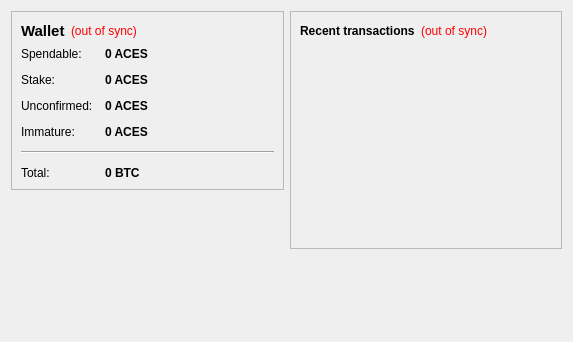
<?xml version="1.0" encoding="UTF-8"?>
<ui version="4.0">
 <class>OverviewPage</class>
 <widget class="QWidget" name="OverviewPage">
  <property name="geometry">
   <rect>
    <x>0</x>
    <y>0</y>
    <width>573</width>
    <height>342</height>
   </rect>
  </property>
  <property name="windowTitle">
   <string>Form</string>
  </property>
  <layout class="QHBoxLayout" name="horizontalLayout" stretch="1,1">
   <item>
    <layout class="QVBoxLayout" name="verticalLayout_2">
     <item>
      <widget class="QFrame" name="frame">
       <property name="frameShape">
        <enum>QFrame::StyledPanel</enum>
       </property>
       <property name="frameShadow">
        <enum>QFrame::Raised</enum>
       </property>
       <layout class="QVBoxLayout" name="verticalLayout_4">
        <item>
         <layout class="QHBoxLayout" name="horizontalLayout_4">
          <item>
           <widget class="QLabel" name="label_5">
            <property name="font">
             <font>
              <pointsize>11</pointsize>
              <weight>75</weight>
              <bold>true</bold>
             </font>
            </property>
            <property name="text">
             <string>Wallet</string>
            </property>
           </widget>
          </item>
          <item>
           <widget class="QLabel" name="labelWalletStatus">
            <property name="toolTip">
             <string>The displayed information may be out of date. Your wallet automatically synchronizes with the AcesCoin network after a connection is established, but this process has not completed yet.</string>
            </property>
            <property name="styleSheet">
             <string notr="true">QLabel { color: red; }</string>
            </property>
            <property name="text">
             <string notr="true">(out of sync)</string>
            </property>
            <property name="alignment">
             <set>Qt::AlignLeading|Qt::AlignLeft|Qt::AlignVCenter</set>
            </property>
           </widget>
          </item>
          <item>
           <spacer name="horizontalSpacer_2">
            <property name="orientation">
             <enum>Qt::Horizontal</enum>
            </property>
            <property name="sizeHint" stdset="0">
             <size>
              <width>40</width>
              <height>20</height>
             </size>
            </property>
           </spacer>
          </item>
         </layout>
        </item>
        <item>
         <layout class="QFormLayout" name="formLayout_2">
          <property name="fieldGrowthPolicy">
           <enum>QFormLayout::AllNonFixedFieldsGrow</enum>
          </property>
          <property name="horizontalSpacing">
           <number>12</number>
          </property>
          <property name="verticalSpacing">
           <number>12</number>
          </property>
          <item row="0" column="0">
           <widget class="QLabel" name="label">
            <property name="text">
             <string>Spendable:</string>
            </property>
           </widget>
          </item>
          <item row="0" column="1">
           <widget class="QLabel" name="labelBalance">
            <property name="font">
             <font>
              <weight>75</weight>
              <bold>true</bold>
             </font>
            </property>
            <property name="cursor">
             <cursorShape>IBeamCursor</cursorShape>
            </property>
            <property name="toolTip">
             <string>Your current spendable balance</string>
            </property>
            <property name="text">
             <string notr="true">0 ACES</string>
            </property>
            <property name="textInteractionFlags">
             <set>Qt::LinksAccessibleByMouse|Qt::TextSelectableByKeyboard|Qt::TextSelectableByMouse</set>
            </property>
           </widget>
          </item>
          <item row="1" column="0">
           <widget class="QLabel" name="label_6">
            <property name="text">
             <string>Stake:</string>
            </property>
           </widget>
          </item>
          <item row="1" column="1">
           <widget class="QLabel" name="labelStake">
            <property name="font">
             <font>
              <weight>75</weight>
              <bold>true</bold>
             </font>
            </property>
            <property name="cursor">
             <cursorShape>IBeamCursor</cursorShape>
            </property>
            <property name="toolTip">
             <string>Total of coins that was staked, and do not yet count toward the current balance</string>
            </property>
            <property name="text">
             <string notr="true">0 ACES</string>
            </property>
            <property name="textInteractionFlags">
             <set>Qt::LinksAccessibleByMouse|Qt::TextSelectableByKeyboard|Qt::TextSelectableByMouse</set>
            </property>
           </widget>
          </item>
          <item row="2" column="0">
           <widget class="QLabel" name="label_3">
            <property name="text">
             <string>Unconfirmed:</string>
            </property>
           </widget>
          </item>
          <item row="2" column="1">
           <widget class="QLabel" name="labelUnconfirmed">
            <property name="font">
             <font>
              <weight>75</weight>
              <bold>true</bold>
             </font>
            </property>
            <property name="cursor">
             <cursorShape>IBeamCursor</cursorShape>
            </property>
            <property name="toolTip">
             <string>Total of transactions that have yet to be confirmed, and do not yet count toward the current balance</string>
            </property>
            <property name="text">
             <string notr="true">0 ACES</string>
            </property>
            <property name="textInteractionFlags">
             <set>Qt::LinksAccessibleByMouse|Qt::TextSelectableByKeyboard|Qt::TextSelectableByMouse</set>
            </property>
           </widget>
          </item>
          <item row="3" column="0">
           <widget class="QLabel" name="labelImmatureText">
            <property name="text">
             <string>Immature:</string>
            </property>
           </widget>
          </item>
          <item row="3" column="1">
           <widget class="QLabel" name="labelImmature">
            <property name="font">
             <font>
              <weight>75</weight>
              <bold>true</bold>
             </font>
            </property>
            <property name="toolTip">
             <string>Mined balance that has not yet matured</string>
            </property>
            <property name="text">
             <string notr="true">0 ACES</string>
            </property>
            <property name="textInteractionFlags">
             <set>Qt::LinksAccessibleByMouse|Qt::TextSelectableByKeyboard|Qt::TextSelectableByMouse</set>
            </property>
           </widget>
          </item>
          <item row="4" column="0" colspan="2">
           <widget class="Line" name="line">
            <property name="orientation">
             <enum>Qt::Horizontal</enum>
            </property>
           </widget>
          </item>
          <item row="5" column="0">
           <widget class="QLabel" name="labelTotalText">
            <property name="text">
             <string>Total:</string>
            </property>
           </widget>
          </item>
          <item row="5" column="1">
           <widget class="QLabel" name="labelTotal">
            <property name="font">
             <font>
              <weight>75</weight>
              <bold>true</bold>
             </font>
            </property>
            <property name="cursor">
             <cursorShape>IBeamCursor</cursorShape>
            </property>
            <property name="toolTip">
             <string>Your current total balance</string>
            </property>
            <property name="text">
             <string notr="true">0 BTC</string>
            </property>
            <property name="textInteractionFlags">
             <set>Qt::LinksAccessibleByMouse|Qt::TextSelectableByKeyboard|Qt::TextSelectableByMouse</set>
            </property>
           </widget>
          </item>
         </layout>
        </item>
       </layout>
      </widget>
     </item>
     <item>
      <spacer name="verticalSpacer_3">
       <property name="orientation">
        <enum>Qt::Vertical</enum>
       </property>
       <property name="sizeHint" stdset="0">
        <size>
         <width>20</width>
         <height>40</height>
        </size>
       </property>
      </spacer>
     </item>
     <item>
      <widget class="QLabel" name="label_2">
       <property name="text">
        <string/>
       </property>
       <property name="pixmap">
        <pixmap resource="../bitcoin.qrc">:/images/backg</pixmap>
       </property>
       <property name="scaledContents">
        <bool>false</bool>
       </property>
       <property name="alignment">
        <set>Qt::AlignCenter</set>
       </property>
      </widget>
     </item>
     <item>
      <spacer name="verticalSpacer">
       <property name="orientation">
        <enum>Qt::Vertical</enum>
       </property>
       <property name="sizeHint" stdset="0">
        <size>
         <width>20</width>
         <height>40</height>
        </size>
       </property>
      </spacer>
     </item>
    </layout>
   </item>
   <item>
    <layout class="QVBoxLayout" name="verticalLayout_3">
     <item>
      <widget class="QFrame" name="frame_2">
       <property name="frameShape">
        <enum>QFrame::StyledPanel</enum>
       </property>
       <property name="frameShadow">
        <enum>QFrame::Raised</enum>
       </property>
       <layout class="QVBoxLayout" name="verticalLayout">
        <item>
         <layout class="QHBoxLayout" name="horizontalLayout_2">
          <item>
           <widget class="QLabel" name="label_4">
            <property name="text">
             <string>&lt;b&gt;Recent transactions&lt;/b&gt;</string>
            </property>
           </widget>
          </item>
          <item>
           <widget class="QLabel" name="labelTransactionsStatus">
            <property name="toolTip">
             <string>The displayed information may be out of date. Your wallet automatically synchronizes with the AcesCoin network after a connection is established, but this process has not completed yet.</string>
            </property>
            <property name="styleSheet">
             <string notr="true">QLabel { color: red; }</string>
            </property>
            <property name="text">
             <string notr="true">(out of sync)</string>
            </property>
            <property name="alignment">
             <set>Qt::AlignRight|Qt::AlignTrailing|Qt::AlignVCenter</set>
            </property>
           </widget>
          </item>
          <item>
           <spacer name="horizontalSpacer">
            <property name="orientation">
             <enum>Qt::Horizontal</enum>
            </property>
            <property name="sizeHint" stdset="0">
             <size>
              <width>40</width>
              <height>20</height>
             </size>
            </property>
           </spacer>
          </item>
         </layout>
        </item>
        <item>
         <widget class="QListView" name="listTransactions">
          <property name="styleSheet">
           <string notr="true">QListView { background: transparent; }</string>
          </property>
          <property name="frameShape">
           <enum>QFrame::NoFrame</enum>
          </property>
          <property name="verticalScrollBarPolicy">
           <enum>Qt::ScrollBarAlwaysOff</enum>
          </property>
          <property name="horizontalScrollBarPolicy">
           <enum>Qt::ScrollBarAlwaysOff</enum>
          </property>
          <property name="selectionMode">
           <enum>QAbstractItemView::NoSelection</enum>
          </property>
         </widget>
        </item>
       </layout>
      </widget>
     </item>
     <item>
      <spacer name="verticalSpacer_2">
       <property name="orientation">
        <enum>Qt::Vertical</enum>
       </property>
       <property name="sizeHint" stdset="0">
        <size>
         <width>20</width>
         <height>40</height>
        </size>
       </property>
      </spacer>
     </item>
    </layout>
   </item>
  </layout>
 </widget>
 <resources>
  <include location="../bitcoin.qrc"/>
 </resources>
 <connections/>
</ui>
